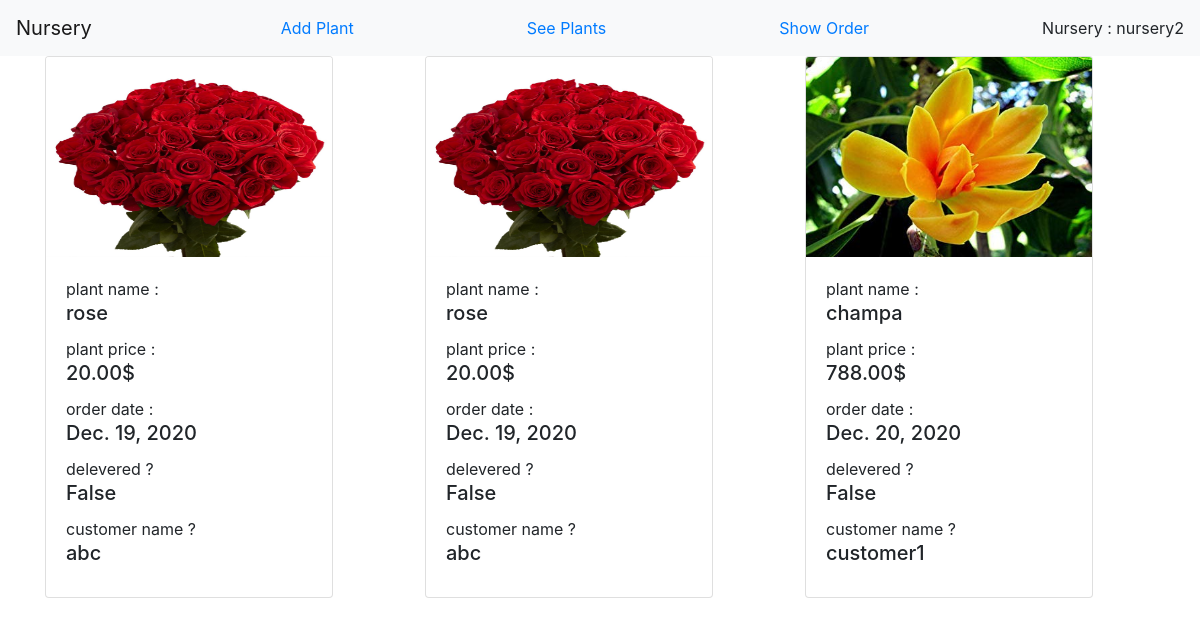
Page /show_order (signed in) on the committed database.
### nurseries/models.py (models this page shows)
class Owner(models.Model) :
    owner = models.OneToOneField(User,on_delete=models.CASCADE)
    nursery_name = models.CharField(default="None",max_length=100, null=True)

class Order(models.Model) :
    id = models.AutoField(primary_key=True)
    plant = models.ForeignKey(Plant,on_delete=models.CASCADE, null=True)
    customer =  models.ForeignKey(Customer,on_delete=models.CASCADE, blank=True, null=True)
    delivered = models.BooleanField(null=True)
    timestamp = models.DateField(auto_now_add=True, auto_now=False, blank=True)
    quantity = models.IntegerField(null=True)
    total = models.DecimalField(max_digits=11, decimal_places=2, blank=True, null=True)

class Plant(models.Model) :
    id = models.AutoField(primary_key=True)
    owner = models.ForeignKey(Owner,on_delete=models.CASCADE, null=True)
    image = models.ImageField(upload_to='plant_images', blank=True)
    name = models.CharField(default="None",max_length=100, null=True)
    price = models.DecimalField(max_digits=11, decimal_places=2)

class Customer(models.Model) :
    customer =  models.OneToOneField(User,on_delete=models.CASCADE)

### nurseries/views/owner_views.py (the view)
# urls.py: path("show_order",owner_views.show_order,name="show_order"),
def show_order(request) :
    if request.user.is_authenticated :
        owner = Owner.objects.get(owner__username = request.user.username)
        orders = Order.objects.filter(plant__owner__owner__username=request.user.username)
        params  = {
            'orders' : orders,
            'owner' : owner
        }
        return render(request, "show_order.html", params)
    else :
        return HttpResponse("You are not a login user !!")

### nurseries/templates/show_order.html (shortened to what this page needs)
{% load static %}
<!doctype html>
<html lang="en">
  <head>
    <link rel="stylesheet" href="https://stackpath.bootstrapcdn.com/bootstrap/4.3.1/css/bootstrap.min.css">
    <link rel="stylesheet" href="https://cdnjs.cloudflare.com/ajax/libs/font-awesome/4.7.0/css/font-awesome.min.css">
  </head>
  <body>
    <nav class="navbar navbar-light bg-light">
      <a class="navbar-brand" href="#">Nursery</a>
      <a href="add_plant">Add Plant</a>
      <a href="show_plant">See Plants</a>
      <a href="show_order">Show Order</a>
      Nursery :  {{owner.nursery_name}}
    </nav>
    <div class="container">
        <div class="row">
          {% for order in orders %}
          <div class="col">
            <div class="card" style="width: 18rem;">
                <img src="{{order.plant.image.url}}" class="card-img-top" alt="..." height="200px">
                <div class="card-body">
                  plant name : <h5 class="card-title">{{order.plant.name}}</h5>
                  plant price : <h5 class="card-title">{{order.total}}$</h5>
                  order date : <h5 class="card-title">{{order.timestamp}}</h5>
                  delevered ? <h5 class="card-title">{{order.delivered}}</h5>
                  customer name ? <h5 class="card-title">{{order.customer.customer}}</h5>
                </div>
              </div>
          </div>
          {% endfor %}
          </div>
        </div>
  </body>
</html>

### rows in the picture
Owner: nursery_name "nursery2"
Order: plant.image (picture), plant.name "rose", total "20.00", timestamp "Dec. 19, 2020", delivered "False", customer.customer "abc"
Order: plant.image (picture), plant.name "rose", total "20.00", timestamp "Dec. 19, 2020", delivered "False", customer.customer "abc"
Order: plant.image (picture), plant.name "champa", total "788.00", timestamp "Dec. 20, 2020", delivered "False", customer.customer "customer1"
